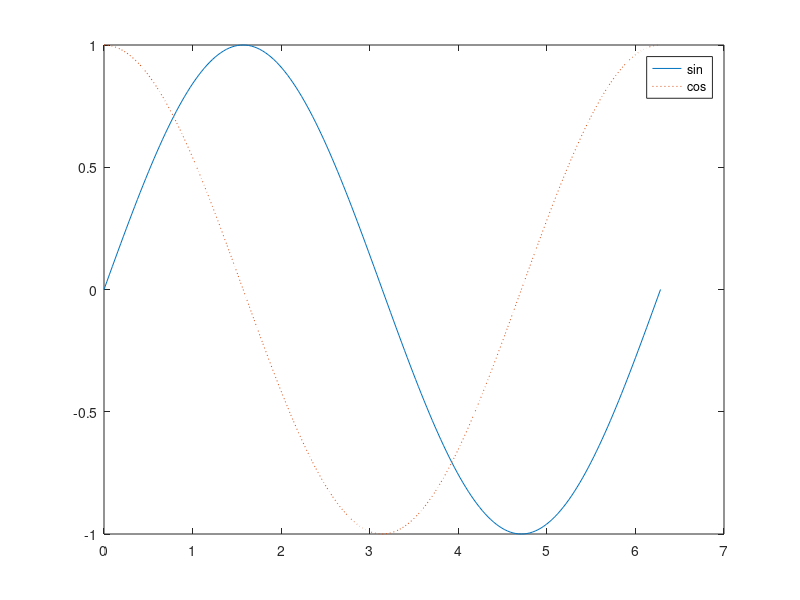

This figure's MATLAB source:
x = 0:pi/100:2*pi;
y = sin(x);
plot(x,y)

% To add plots to an existing figure, use hold.
hold on

y2 = cos(x);
plot(x,y2,':')
legend('sin','cos')